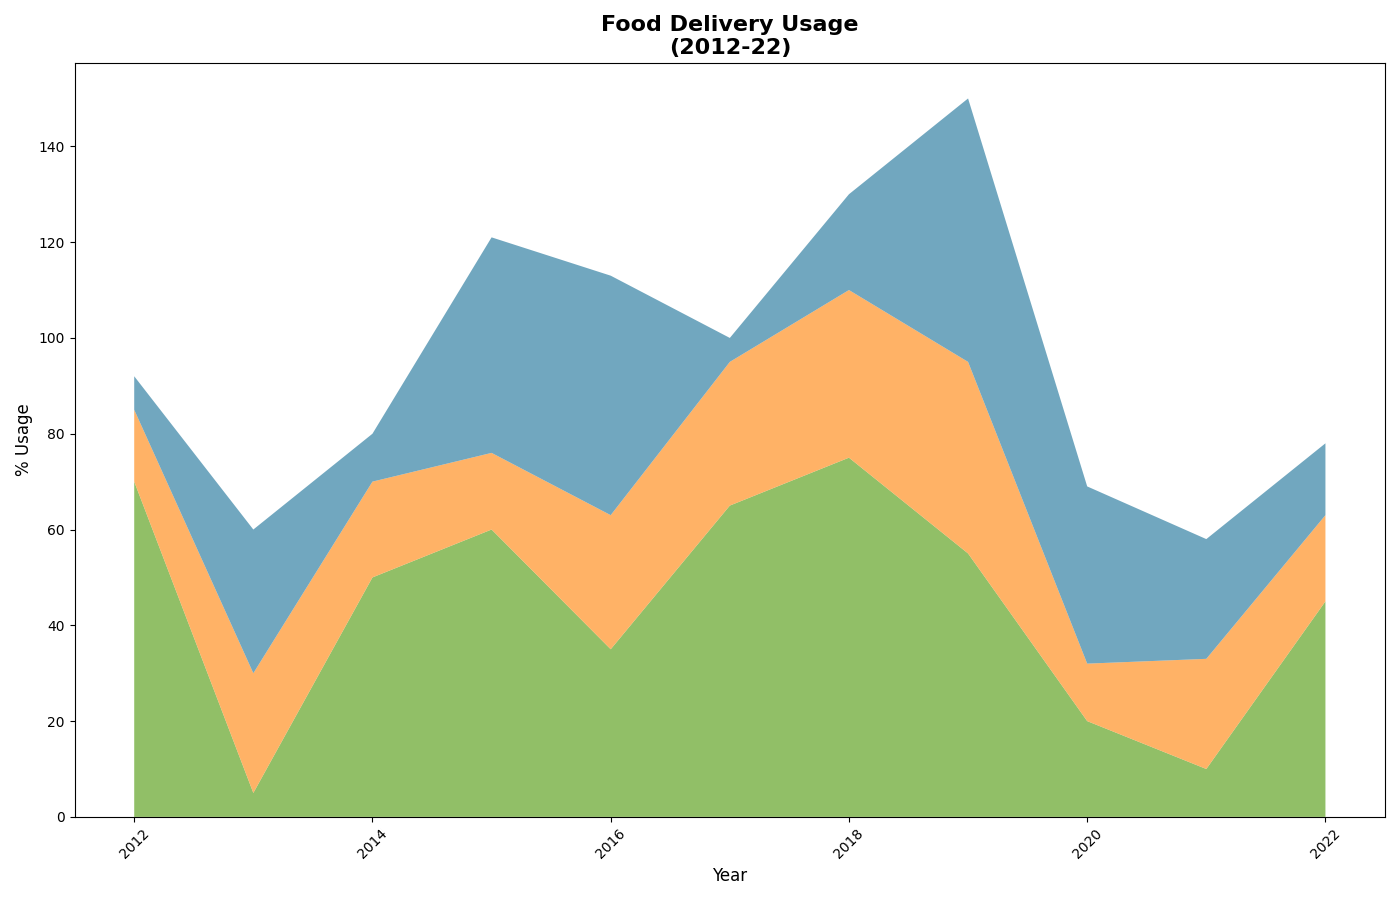

This figure's Python source:
import matplotlib.pyplot as plt
import numpy as np

years = np.arange(2012, 2023)

# Manually shuffled data within each service category
services = {
    "App Delivery": [70, 5, 50, 60, 35, 65, 75, 55, 20, 10, 45],
    "Direct Delivery": [15, 25, 20, 16, 28, 30, 35, 40, 12, 23, 18],
    "Takeaway": [7, 30, 10, 45, 50, 5, 20, 55, 37, 25, 15]
}

stacked_data = np.array(list(services.values()))

fig, ax = plt.subplots(figsize=(14, 9))

colors = ['#76B041', '#FF9F40', '#4E91AF']

ax.stackplot(years, stacked_data, colors=colors, alpha=0.8)

ax.set_title("Food Delivery Usage\n(2012-22)", fontsize=16, fontweight='bold')
ax.set_xlabel("Year", fontsize=12)
ax.set_ylabel("% Usage", fontsize=12)

plt.xticks(rotation=45)
plt.tight_layout()
plt.show()
